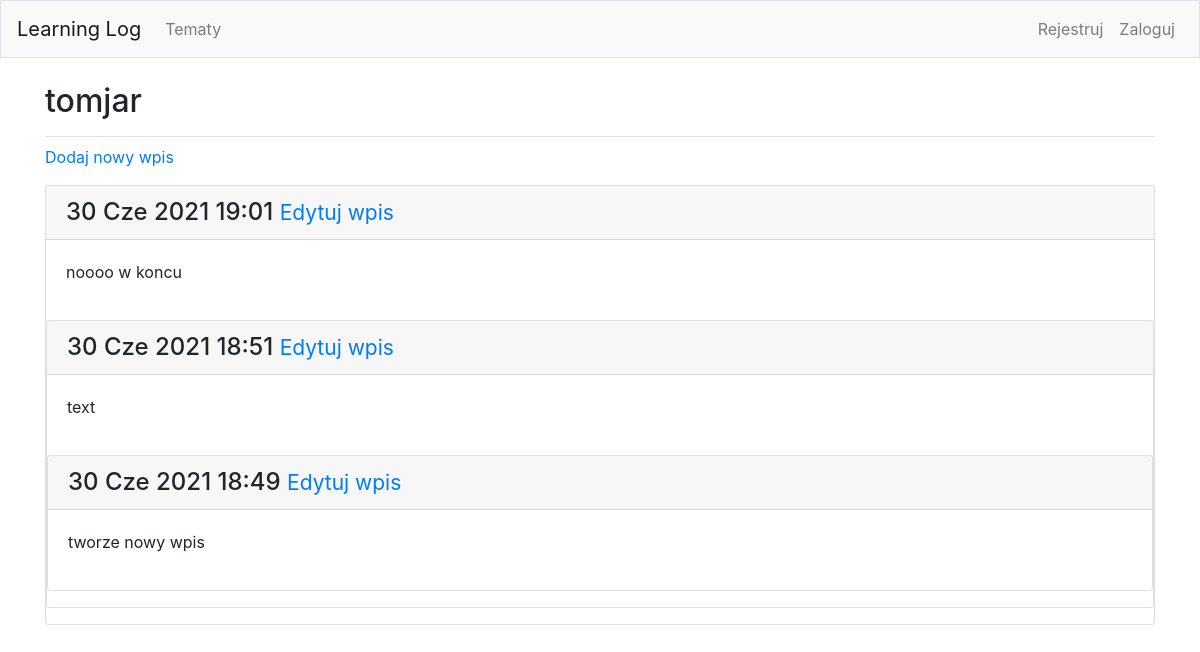
Page /topics/16/ on the committed database.
### learning_logs/models.py (models this page shows, shortened)
class Topic(models.Model):
    text = models.CharField(max_length=200)
    date_added = models.DateTimeField(auto_now_add=True)
    owner = models.ForeignKey(User, on_delete=models.CASCADE)
    def __str__(self):
        return self.text

class Entry(models.Model):
    topic = models.ForeignKey(Topic, on_delete=models.CASCADE)
    text = models.TextField()
    data_added = models.DateTimeField(auto_now_add=True)
    class Meta:
        verbose_name_plural = 'entries'

### learning_logs/views.py (the view)
# urls.py: path('topics/<int:topic_id>/', views.topic, name='topic'),
def topic(request, topic_id):
    topic = Topic.objects.get(id=topic_id)
    entries = topic.entry_set.order_by('-data_added')
    context = {'topic' : topic, 'entries' : entries}
    return render(request, 'learning_logs/topic.html', context)

### learning_logs/templates/learning_logs/topic.html
{% extends 'learning_logs/base.html' %}
{% block page_header %}
    <h2> {{ topic }} </h2>
{% endblock page_header %}
{% block content %}
    <p>
        <a href="{% url 'learning_logs:new_entry' topic.id %}">Dodaj nowy wpis</a>
    </p>
    {% for entry in entries %}
        <div class="card mb-3">
            <h4 class="card-header">
                {{ entry.data_added|date:'d M Y H:i' }}
                    <small><a href=" {% url 'learning_logs:edit_entry' entry.id %}">Edytuj wpis</a></small>
                </h4>
                <div class="card-body">
                    {{ entry.text|linebreaks }}
                </div>
    {% empty %}
        Nie ma jeszcze żadnego wpisu dla tego tematu.
    {% endfor %}
{% endblock content %}

### rows in the picture
Topic: text "tomjar"
Entry: data_added "30 Cze 2021 19:01", text "noooo w koncu"
Entry: data_added "30 Cze 2021 18:51", text "text"
Entry: data_added "30 Cze 2021 18:49", text "tworze nowy wpis"
